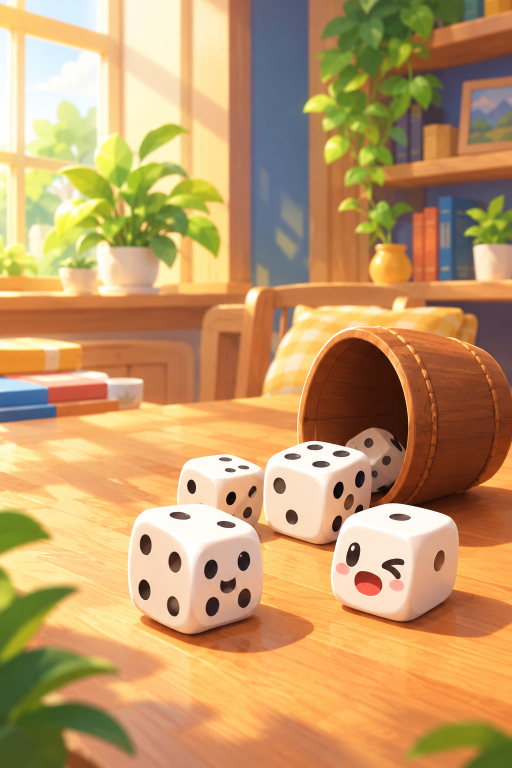
#> input picture assets-src/bg-original.png, 1024 x 1536 px (shown at 1/2 size)
$ python make-bg.py
#> lines starting #> are read from the running program, lines starting #| are printed output that depends on the picture
#!/usr/bin/env python3
"""由原图生成 App 背景（轻度虚化）。

原图：assets-src/bg-original.png
产物：app/src/assets/bg.jpg

调参：BLUR 越大越模糊（当前为“轻度”），WIDTH 越大越清晰、体积越大。
"""
from pathlib import Path

from PIL import Image, ImageEnhance, ImageFilter

ROOT = Path(__file__).resolve().parent.parent
SRC = ROOT / "assets-src" / "bg-original.png"
OUT = ROOT / "app" / "src" / "assets" / "bg.jpg"

WIDTH = 1000          # 分辨率：比 720 更清晰
BLUR = 6              # 虚化半径：轻度
BRIGHTNESS = 1.0      # 亮度：1.0 不压暗

img = Image.open(SRC).convert("RGB")
#> img is the input picture: PIL image 1024x1536 RGB; mean R, G, B 193.7, 154, 103.7
h = round(img.height * WIDTH / img.width)
#> h = 1500
img = img.resize((WIDTH, h), Image.LANCZOS)
#> img: PIL image 1000x1500 RGB
img = img.filter(ImageFilter.GaussianBlur(radius=BLUR))
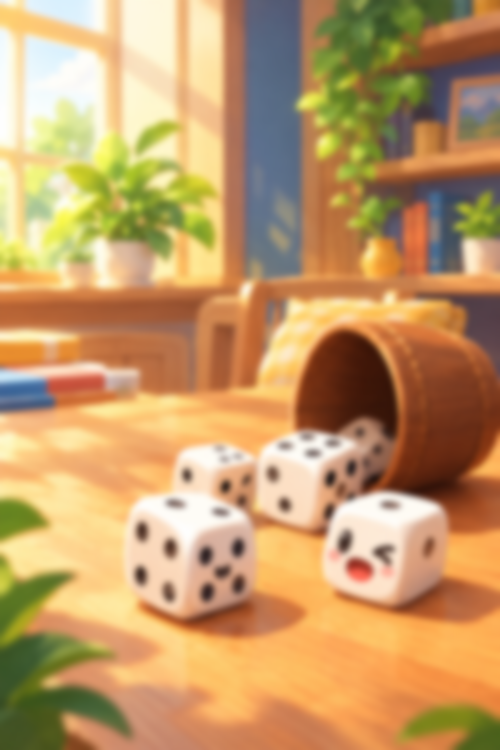
#> img: PIL image 1000x1500 RGB (shown at 1/2 size); mean R, G, B 193.7, 154, 103.7
img = ImageEnhance.Brightness(img).enhance(BRIGHTNESS)
img.save(OUT, "JPEG", quality=84, optimize=True)
print(f"saved {OUT} ({img.width}x{img.height})")
#| saved app/src/assets/bg.jpg (1000x1500)
